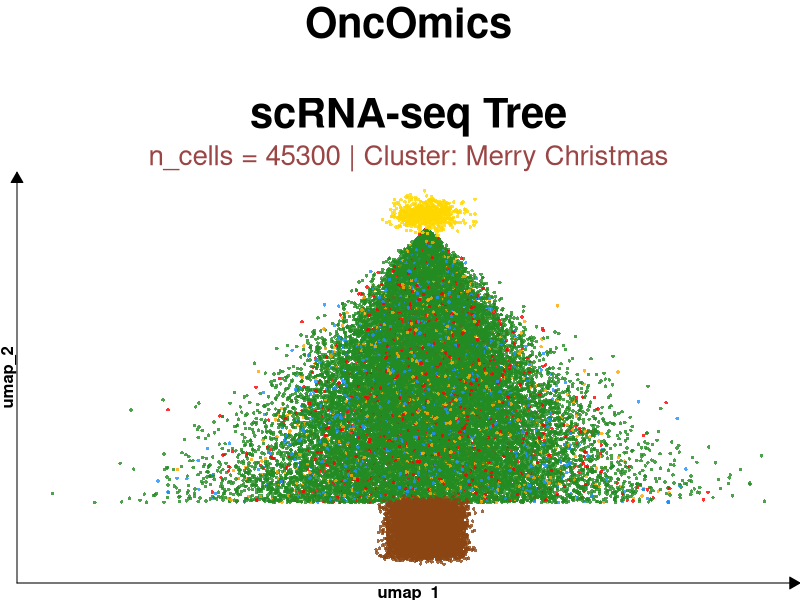

Write R code to recreate this figure.
library(ggplot2)
library(dplyr)
library(tibble)
set.seed(1225) # Seed for reproducibility (Christmas date!)
n_points_tree <- 40000
n_points_trunk <- 5000 

# Function to generate the foliage (Cone shape distribution)
### We generate points where the spread of X depends on the height of Y
generate_foliage <- function(n) {
  ### Y values: height of the tree (0 to 10)
  y <- runif(n, min = 0, max = 10)
  ### X values: wider at bottom, narrow at top (Cone shape)
  ### Width decreases as Y increases. We add Gaussian noise (rnorm) to make it look organic (like cells)
  width_factor <- (10 - y) / 10 
  x <- rnorm(n, mean = 0, sd = width_factor * 1.5)
  return(tibble(UMAP_1 = x, UMAP_2 = y, type = "Foliage"))
}

# --- Create Foliage ---
tree_data <- generate_foliage(n_points_tree)

# --- Create Trunk (Rectangular cluster) ---
trunk_data <- tibble(
  UMAP_1 = runif(n_points_trunk, min = -0.5, max = 0.5) + rnorm(n_points_trunk, 0, 0.1),
  UMAP_2 = runif(n_points_trunk, min = -2, max = 0) + rnorm(n_points_trunk, 0, 0.1),
  type = "Trunk"
)

# --- Create Star (Dense cluster at the top) ---
star_data <- tibble(
  UMAP_1 = rnorm(700, mean = 0, sd = 0.25),
  UMAP_2 = rnorm(700, mean = 10.5, sd = 0.25),
  type = "Star"
)

# Add "Ornaments" 
# We randomly select points from the foliage and change their identity
tree_data <- tree_data %>%
  mutate(type = case_when(
    type == "Foliage" & runif(n()) > 0.87 ~ sample(c("Red Ball", "Gold Ball", "Blue Ball"), n(), replace = TRUE),
    TRUE ~ type
  ))

# Combine all datasets
final_data <- bind_rows(tree_data, trunk_data, star_data)

# Define custom colors to match the Christmas theme
cluster_colors <- c(
  "Foliage"   = "#228B22",   # Forest Green
  "Trunk"     = "#8B4513",   # Saddle Brown
  "Star"      = "#FFD700",   # Gold
  "Red Ball"  = "#FF0000",   # Red
  "Gold Ball" = "#FFA500",   # Orange/Gold
  "Blue Ball" = "#1E90FF"    # Dodger Blue
)

# Plot using ggplot2
p <- ggplot(final_data, aes(x = UMAP_1, y = UMAP_2, color = type)) +
  # Use small point size and slight transparency for that "single-cell" look
  geom_point(size = 1.2, alpha = 0.8, stroke = 0) + 
  scale_color_manual(values = cluster_colors) +
 theme_void() + 
  theme(
    plot.background = element_rect(fill = "white", color = NA), 
    legend.position = "none", 
    plot.title = element_text(color = "black", hjust = 0.5, size = 30, face = "bold"),
    plot.subtitle = element_text(color = "#9b4646", hjust = 0.5, size = 20),
    axis.title = element_text(color = "black", size = 12, face = "bold"),
    axis.line = element_line(color = "black", arrow = arrow(length = unit(0.3, "cm"), type = "closed")),
    axis.title.y = element_text(angle = 90, vjust = 1)
  ) +
  labs(
    title = "OncOmics\n\nscRNA-seq Tree",
    subtitle = "n_cells = 45300 | Cluster: Merry Christmas",
    x = "umap_1",
    y = "umap_2")

ggsave(plot = p, filename = "tree.png", path = "/media/hd/pimenta2/natal_decoracao",
  width = 9, 
  height = 10, dpi = 300)
